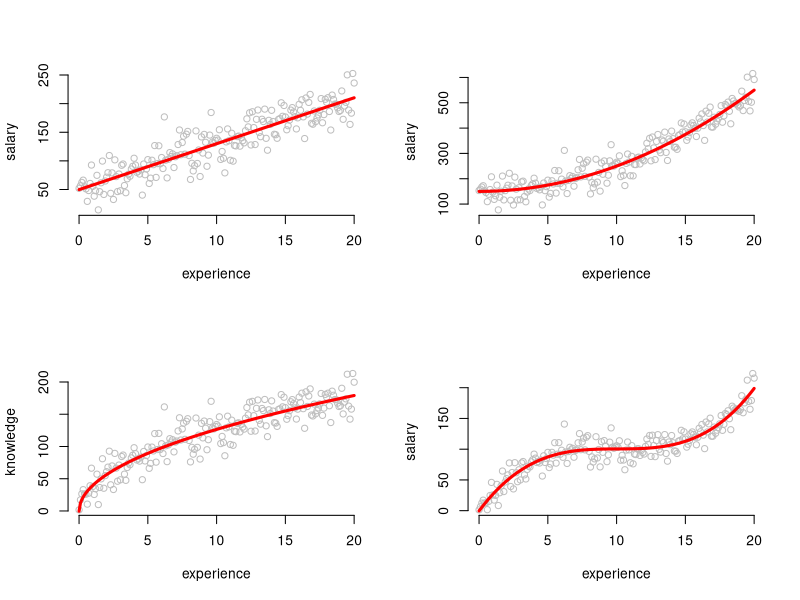

Recreate this plot in R.
# Split window to show all 4 examples at once
par(mfrow = c(2,2))

# Generate variable for experience (in years)
experience <- seq(from=0, to=20, by=0.1)


# Example 1:
# Linear Model with linear function

# Generate random salaries with linear function and add some noise
set.seed(200)
noise <- rnorm(length(experience), mean=0, sd=25)
salary <- 50+8*experience+ noise

# Plot data points
plot(experience, salary,
     bty="n",
     col="grey")

# Estimate model
model_1 <- lm(salary ~ experience)

# Plot fitted values into the graph
lines(experience, fitted(model_1),
      col="red",
      lwd=3)


# Example 2:
# Linear Model with quadratic function

# Generate random salaries with quadratic function and add some noise
set.seed(200)
noise <- rnorm(length(experience), mean=0, sd=40)
salary <- 150+experience^2 + noise

# Plot data points
plot(experience, salary,
     bty="n",
     col="grey")

# First, compute the square values of experience
experience_2 <- experience^2 

# Then add them into your regression
model_2 <- lm(salary ~ experience_2)

# Plot fitted values of model into the graph
lines(experience, fitted(model_2),
      col="red",
      lwd=3)


# Example 3:
# Linear Model with root function

# Generate knowledge with root function and add some noise
set.seed(200)
noise <- rnorm(length(experience), mean=0, sd=20)
knowledge <- 40*sqrt(experience) + noise

# Plot data points
plot(experience, knowledge,
     bty="n",
     col="grey")

# First, compute the square root values of experience
sqrt_experience <- sqrt(experience)

# Then add them into your regression
model_3 <- lm(knowledge ~ sqrt_experience)

# Plot fitted values of model into the graph
lines(experience, fitted(model_3),
      col="red",
      lwd=3)


# Example 4:
# Linear Model with polynomial function

# Generate salaries with polynomial function and add some noise
set.seed(200)
noise <- rnorm(length(experience), mean=0, sd=15)
salary <- 100+0.1* (experience-10)^3 + noise

# Plot data points
plot(experience, salary,
     bty="n",
     col="grey")

# First, compute polynomials
experience_2 <- experience^2
experience_3 <- experience^3

# Then add them into your regression
model_4 <- lm(salary ~ experience + experience_2 + experience_3)

# Plot fitted values of model into the graph
lines(experience, fitted(model_4),
      col="red",
      lwd=3)